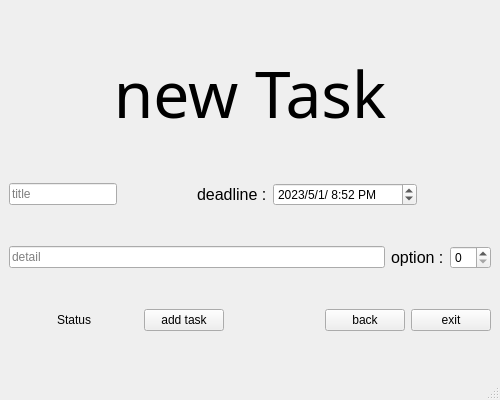
<?xml version="1.0" encoding="UTF-8"?>
<ui version="4.0">
 <class>MainWindow</class>
 <widget class="QMainWindow" name="MainWindow">
  <property name="geometry">
   <rect>
    <x>0</x>
    <y>0</y>
    <width>500</width>
    <height>400</height>
   </rect>
  </property>
  <property name="windowTitle">
   <string>MainWindow</string>
  </property>
  <widget class="QWidget" name="centralwidget">
   <layout class="QVBoxLayout" name="verticalLayout">
    <item>
     <widget class="QLabel" name="label">
      <property name="maximumSize">
       <size>
        <width>16777215</width>
        <height>100</height>
       </size>
      </property>
      <property name="font">
       <font>
        <family>Stencil</family>
        <pointsize>48</pointsize>
       </font>
      </property>
      <property name="text">
       <string>&lt;html&gt;&lt;head/&gt;&lt;body&gt;&lt;p align=&quot;center&quot;&gt;new Task&lt;/p&gt;&lt;/body&gt;&lt;/html&gt;</string>
      </property>
     </widget>
    </item>
    <item>
     <layout class="QHBoxLayout" name="horizontalLayout_7">
      <item>
       <widget class="QLineEdit" name="title">
        <property name="placeholderText">
         <string>title</string>
        </property>
       </widget>
      </item>
      <item>
       <spacer name="horizontalSpacer">
        <property name="orientation">
         <enum>Qt::Horizontal</enum>
        </property>
        <property name="sizeHint" stdset="0">
         <size>
          <width>40</width>
          <height>20</height>
         </size>
        </property>
       </spacer>
      </item>
      <item>
       <widget class="QLabel" name="deadline">
        <property name="font">
         <font>
          <pointsize>12</pointsize>
         </font>
        </property>
        <property name="text">
         <string>deadline :</string>
        </property>
       </widget>
      </item>
      <item>
       <widget class="QDateTimeEdit" name="deadlinee">
        <property name="dateTime">
         <datetime>
          <hour>20</hour>
          <minute>52</minute>
          <second>0</second>
          <year>2023</year>
          <month>5</month>
          <day>1</day>
         </datetime>
        </property>
        <property name="displayFormat">
         <string>yyyy/M/d/ h:mm AP</string>
        </property>
        <property name="timeSpec">
         <enum>Qt::LocalTime</enum>
        </property>
       </widget>
      </item>
      <item>
       <spacer name="horizontalSpacer_2">
        <property name="orientation">
         <enum>Qt::Horizontal</enum>
        </property>
        <property name="sizeHint" stdset="0">
         <size>
          <width>40</width>
          <height>20</height>
         </size>
        </property>
       </spacer>
      </item>
     </layout>
    </item>
    <item>
     <layout class="QHBoxLayout" name="horizontalLayout_4">
      <item>
       <widget class="QLineEdit" name="detail">
        <property name="placeholderText">
         <string>detail</string>
        </property>
       </widget>
      </item>
      <item>
       <widget class="QLabel" name="option">
        <property name="font">
         <font>
          <pointsize>12</pointsize>
         </font>
        </property>
        <property name="text">
         <string>option :</string>
        </property>
       </widget>
      </item>
      <item>
       <widget class="QSpinBox" name="toption">
        <property name="specialValueText">
         <string/>
        </property>
       </widget>
      </item>
     </layout>
    </item>
    <item>
     <layout class="QGridLayout" name="gridLayout">
      <item row="2" column="0">
       <layout class="QHBoxLayout" name="horizontalLayout"/>
      </item>
      <item row="0" column="0">
       <layout class="QHBoxLayout" name="horizontalLayout_3"/>
      </item>
      <item row="1" column="0">
       <layout class="QHBoxLayout" name="horizontalLayout_2"/>
      </item>
     </layout>
    </item>
    <item>
     <layout class="QHBoxLayout" name="horizontalLayout_9">
      <item>
       <spacer name="horizontalSpacer_3">
        <property name="orientation">
         <enum>Qt::Horizontal</enum>
        </property>
        <property name="sizeHint" stdset="0">
         <size>
          <width>40</width>
          <height>20</height>
         </size>
        </property>
       </spacer>
      </item>
      <item>
       <widget class="QLabel" name="Status">
        <property name="text">
         <string>Status</string>
        </property>
       </widget>
      </item>
      <item>
       <spacer name="horizontalSpacer_8">
        <property name="orientation">
         <enum>Qt::Horizontal</enum>
        </property>
        <property name="sizeHint" stdset="0">
         <size>
          <width>40</width>
          <height>20</height>
         </size>
        </property>
       </spacer>
      </item>
      <item>
       <widget class="QPushButton" name="add_new">
        <property name="text">
         <string>add task</string>
        </property>
       </widget>
      </item>
      <item>
       <spacer name="horizontalSpacer_4">
        <property name="orientation">
         <enum>Qt::Horizontal</enum>
        </property>
        <property name="sizeHint" stdset="0">
         <size>
          <width>40</width>
          <height>20</height>
         </size>
        </property>
       </spacer>
      </item>
      <item>
       <spacer name="horizontalSpacer_5">
        <property name="orientation">
         <enum>Qt::Horizontal</enum>
        </property>
        <property name="sizeHint" stdset="0">
         <size>
          <width>40</width>
          <height>20</height>
         </size>
        </property>
       </spacer>
      </item>
      <item>
       <widget class="QPushButton" name="back">
        <property name="text">
         <string>back</string>
        </property>
       </widget>
      </item>
      <item>
       <widget class="QPushButton" name="exit">
        <property name="text">
         <string>exit</string>
        </property>
       </widget>
      </item>
     </layout>
    </item>
   </layout>
  </widget>
  <widget class="QMenuBar" name="menubar">
   <property name="geometry">
    <rect>
     <x>0</x>
     <y>0</y>
     <width>500</width>
     <height>22</height>
    </rect>
   </property>
  </widget>
  <widget class="QStatusBar" name="statusbar"/>
 </widget>
 <resources/>
 <connections/>
</ui>
